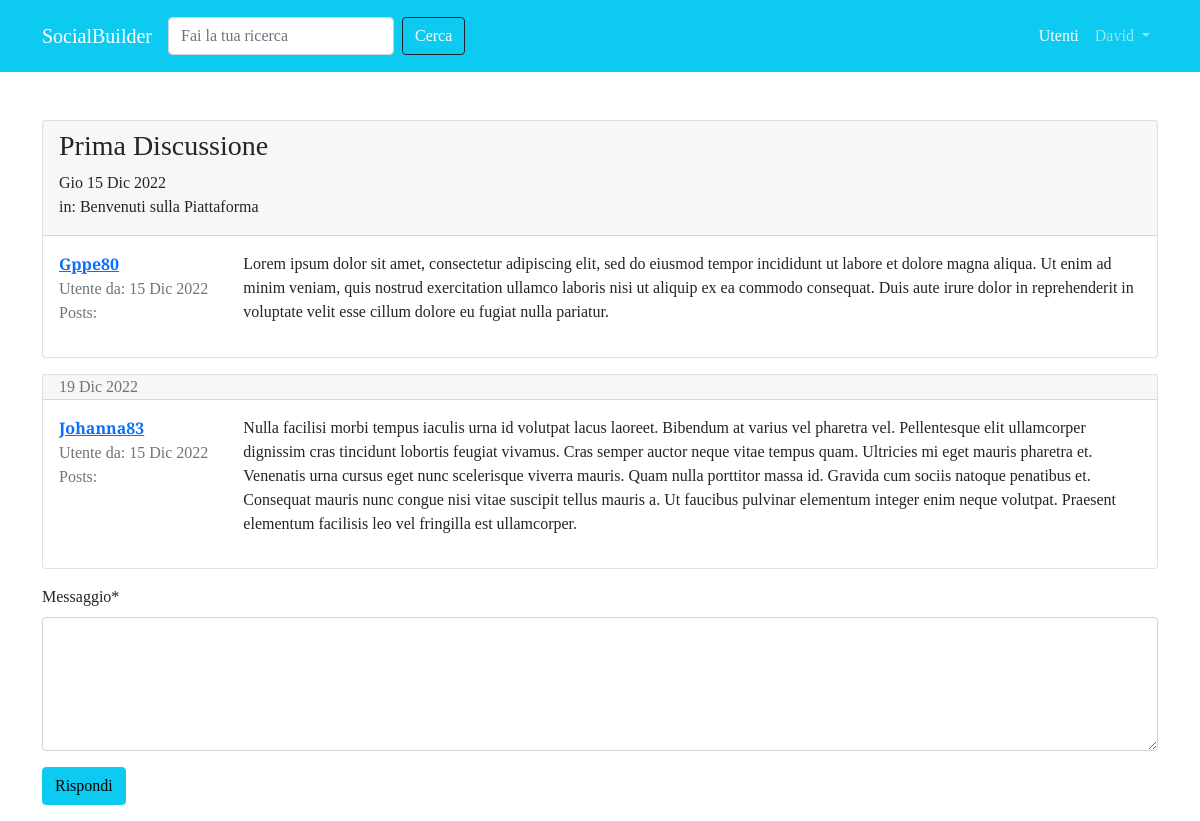
Screenshot of /forum/discussione/1 (signed in) with the database file from the repository.
### forum/models.py (models this page shows, shortened)
class Discussione(models.Model):
    titolo = models.CharField(max_length=120)
    data_creazione = models.DateTimeField(auto_now_add=True)
    autore_discussione = models.ForeignKey(User, on_delete=models.CASCADE, related_name="discussioni")
    sezione_appartenenza = models.ForeignKey(Sezione, on_delete=models.CASCADE)
    class Meta:
        verbose_name = "Discussione"
        verbose_name_plural = "Discussioni"

class Post(models.Model):
    autore_post = models.ForeignKey(User, on_delete=models.CASCADE, related_name="post")
    contenuto = models.TextField()
    data_creazione = models.DateTimeField(auto_now_add=True)
    discussione = models.ForeignKey(Discussione, on_delete=models.CASCADE)
    class Meta:
        verbose_name = "Post"
        verbose_name_plural = "Posts"

class Sezione(models.Model):
    nome_sezione = models.CharField(max_length=80)
    descrizione = models.CharField(max_length=150, blank=True, null= True)
    logo_sezione = models.ImageField(blank=True, null=True)
    def __str__(self):
        return self.nome_sezione
    class Meta:
        verbose_name = "Sezione"
        verbose_name_plural = "Sezioni"

### forum/views.py (the view)
# urls.py: path('discussione/<int:pk>', views.visualizza_discussione, name='discussione'),
def visualizza_discussione(request, pk):
    discussione = get_object_or_404(Discussione, pk= pk)
    posts_discussione = Post.objects.filter(discussione= discussione)
    form_risposta = PostModelForm()
    context = {"discussione": discussione,
               "posts_discussione": posts_discussione,
               "form_risposta": form_risposta}
    return render(request,"forum/singola_discussione.html", context)

### forum/forms.py
class PostModelForm(forms.ModelForm):
    class Meta:
        model = Post
        fields = ["contenuto"]
        widgets = {
            "contenuto" : forms.Textarea(attrs={
                'rows': '5',
            })
        }
        labels = {
            "contenuto": "Messaggio"
        }

### forum/templates/forum/singola_discussione.html (shortened to what this page needs)
{% extends 'base.html' %}
{% load crispy_forms_tags %}
{% block content %}
    {% for post in posts_discussione %}
        <div class="card my-3">
        {% if forloop.first %}
            <div class="card-header pb-0">
                <h3>{{ discussione.titolo }}</h3>
                <p class="muted">{{ discussione.data_creazione|date:"D d M Y"}}
                <br> in: {{ discussione.sezione_appartenenza }}</p>
            </div>
        {% else %}
        <div class="card-header py-0">
            <p class="text-muted mb-0">
                {{ post.data_creazione|date:"d M Y"}}
            </p>
        </div>
        {% endif %}
            <div class="card-body">
                <div class="row">
                    <div class="col-xl-2 col-4">
                        <p class="mb-0"><a href="{% url 'user_profile' username=post.autore_post.username %}"><strong>{{ post.autore_post }}</strong></a> </p>
                        <p class="text-muted mb-0">Utente da: {{ post.autore_post.date_joined|date:"d M Y"}}</p>
                        <p class="text-muted">Posts: {{ post.autore_post.posts.count }} </p>
                    </div>
                    <div class="col-xl-10 col-8">
                        <p class="my-0">{{ post.contenuto|linebreaks }}</p>
                    </div>
                </div>
            </div>
    </div>
    {% endfor %}
    {% if request.user.is_authenticated %}
        {% include 'forum/form_risposta.html' %}
    {% else %}
        <div class="alert alert-warning" role="alert">
            Devi avere effettuato il <a href="{% url 'login' %}?next={{ request.get_full_path }}"> Login</a>
        </div>
    {% endif %}
{% endblock content %}

### templates/base.html (shortened to what this page needs)
{% load static %}
<!doctype html>
<html lang="it">
  <head>
    <link href="https://cdn.jsdelivr.net/npm/bootstrap@5.0.2/dist/css/bootstrap.min.css" rel="stylesheet">
    <link rel="stylesheet" href="{% static 'css/style.css' %}">
  </head>
  <body>
    <nav class="navbar navbar-expand-lg navbar-dark bg-info p-3 mb-5">
      <div class="container">
        <a class="navbar-brand" href="{% url 'homepage' %}">SocialBuilder</a>
        <div class="collapse navbar-collapse" id="navbarSupportedContent">
            <form class="d-flex">
              <input class="form-control me-2" type="search" placeholder="Fai la tua ricerca" aria-label="Search">
              <button class="btn btn-outline-dark text-white" type="submit">Cerca</button>
            </form>
          <ul class="navbar-nav ms-auto mb-2 mb-lg-0">
            <li class="nav-item">
              <a class="nav-link active" aria-current="page" href="{% url 'user_list' %}">Utenti</a>
            </li>
            {% if request.user.is_authenticated %}
            <li class="nav-item dropdown">
              <a class="nav-link dropdown-toggle" href="#" id="navbarDropdown" role="button" data-bs-toggle="dropdown" aria-expanded="false">
                {{ request.user.username }}
              </a>
            </li>
            {% endif %}
          </ul>
        </div>
      </div>
    </nav>
    <div class="container">
        {% block content %}
        {% endblock content %}
    </div>
    </body>
</html>

### static-storage/css/style.css (style rules this page uses)
body { font-family: 'Slabo 27px', serif; }

### rows the page displays
Post: autore_post "Gppe80", autore_post.date_joined "15 Dic 2022", contenuto "Lorem ipsum dolor sit amet, consectetur adipiscing elit, sed do eiusmod tempor incididunt ut labore et dolore magna aliqua. Ut enim ad minim veniam, quis nostrud exercitation ullamco laboris nisi ut aliquip ex ea commodo consequat. Duis aute irure dolor in reprehenderit in voluptate velit esse cillum dolore eu fugiat nulla pariatur."
Discussione: titolo "Prima Discussione", data_creazione "Gio 15 Dic 2022", sezione_appartenenza "Benvenuti sulla Piattaforma"
Post: data_creazione "19 Dic 2022", autore_post "Johanna83", autore_post.date_joined "15 Dic 2022", contenuto "Nulla facilisi morbi tempus iaculis urna id volutpat lacus laoreet. Bibendum at varius vel pharetra vel. Pellentesque elit ullamcorper dignissim cras tincidunt lobortis feugiat vivamus. Cras semper auctor neque vitae tempus quam. Ultricies mi eget mauris pharetra et. Venenatis urna cursus eget nunc scelerisque viverra mauris. Quam nulla porttitor massa id. Gravida cum sociis natoque penatibus et. Consequat mauris nunc congue nisi vitae suscipit tellus mauris a. Ut faucibus pulvinar elementum integer enim neque volutpat. Praesent elementum facilisis leo vel fringilla est ullamcorper."

### other values shown
{{ request.user.username }} "David"
